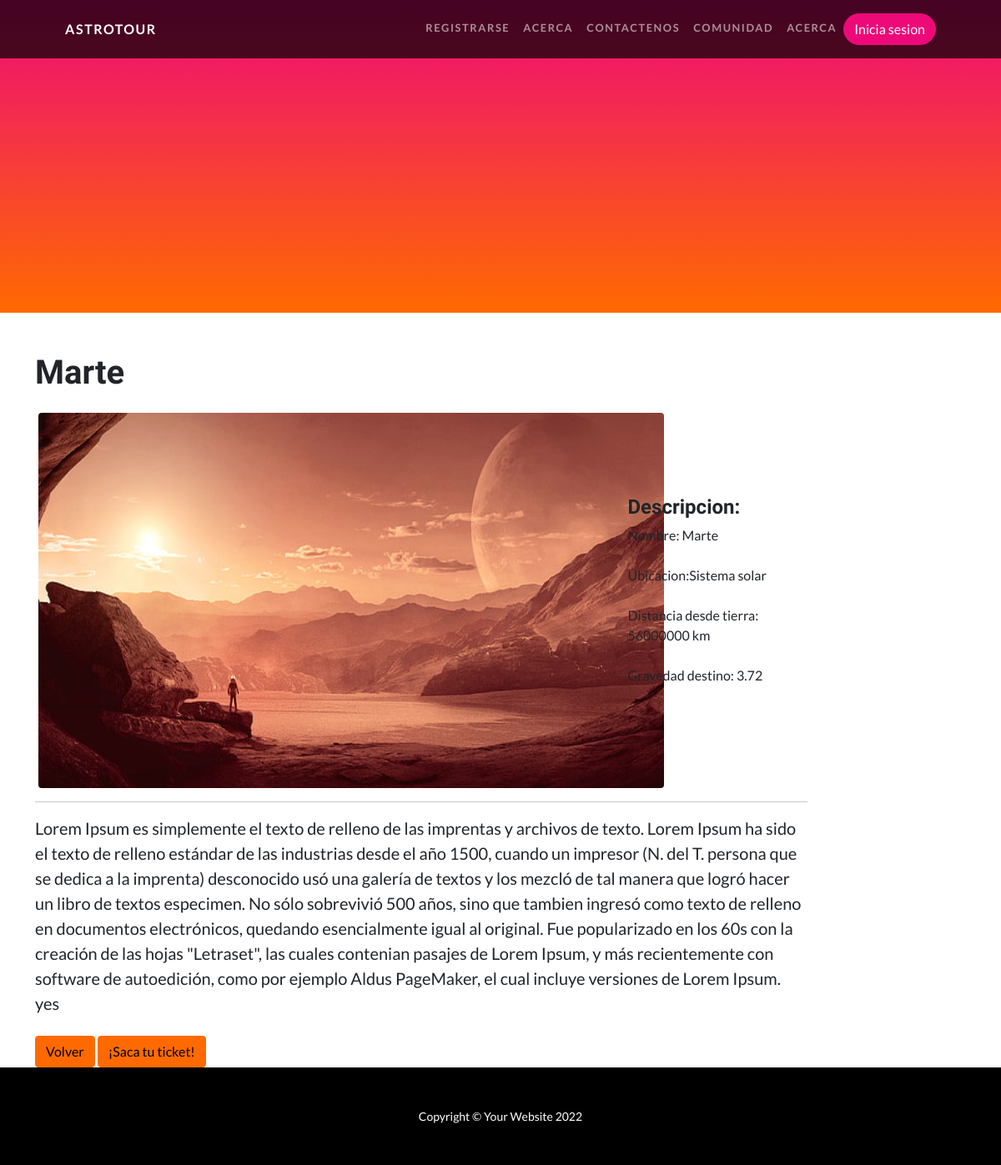
The page /viaje/destino/1 on the database its author committed.
### Viajes/models.py (models this page shows, shortened)
class Destino(models.Model):
    lugar = models.CharField(max_length = 50)
    ubicacion = models.CharField(max_length= 50)
    kilometros = models.IntegerField()
    gravedad = models.FloatField()
    resumen = models.TextField()
    descripcion = models.TextField()
    imagen = models.ImageField(upload_to = "imagen")

### Viajes/views.py (the view)
# urls.py: path("destino/<id>", views.ver_destino, name = "Mostrar_destino"),
def ver_destino(request, id):
    destinos = Destino.objects.get(id = id)
    return render(request,'ver_destino.html', {'destinos': destinos})

### Viajes/templates/ver_destino.html
{% extends "padre.html" %}
{% block ContenidoQueCambia %}
<div class="container mt-5">
    <div class="row">
        <div class="col-lg-10">
            <article>
                <header class="mb-4">
                    <h1 class="fw-bolder mb-1">{{destinos.lugar}}</h1>
                </header>
                <div class="row px-1 align-items-center">
                    <div class="col-lg-9">
                        <div class="p-0"><img class="img rounded" src="{{destinos.imagen.url}}" width="750" height="450" alt="..." /></div>
                    </div>
                    <div class="col-lg-3">
                        <div class="p-6">
                            <h4>Descripcion:</h4>
                            <p class="fs-6 mb-4">Nombre: {{destinos.lugar}}</p>
                            <p class="fs-6 mb-4">Ubicacion:{{destinos.ubicacion}}</p>
                            <p class="fs-6 mb-4">Distancia desde tierra: {{destinos.kilometros}} km</p>
                            <p class="fs-6 mb-4">Gravedad destino: {{destinos.gravedad}}</p>
                        </div>
                    </div>
                </div>
                <hr class="divider" />
                <section class="mb-4">
                    <p class="fs-5 mb-4">{{destinos.descripcion}}</p>
                </section>
                <a type="button" class="btn btn-secondary" href="{% url 'Mostrar_destinos' %}">Volver</a>
                <a type="button" class="btn btn-secondary" href="{% url 'Crear_ticket' %}">¡Saca tu ticket!</a>
            </article>
        </div>
    </div>
</div>
{% endblock ContenidoQueCambia %}

### rows shown on the page
Destino: lugar "Marte", imagen (picture), ubicacion "Sistema solar", kilometros "56000000", gravedad "3.72", descripcion "Lorem Ipsum es simplemente el texto de relleno de las imprentas y archivos de texto. Lorem Ipsum ha sido el texto de relleno estándar de las industrias desde el año 1500, cuando un impresor (N. del T. persona que se dedica a la imprenta) desconocido usó una galería de textos y los mezcló de tal manera que logró hacer un libro de textos especimen. No sólo sobrevivió 500 años, sino que tambien ingresó como texto de relleno en documentos electrónicos, quedando esencialmente igual al original. Fue popularizado en los 60s con la creación de las hojas \"Letraset\", las cuales contenian pasajes de Lorem Ipsum, y más recientemente con software de autoedición, como por ejemplo Aldus PageMaker, el cual…"
